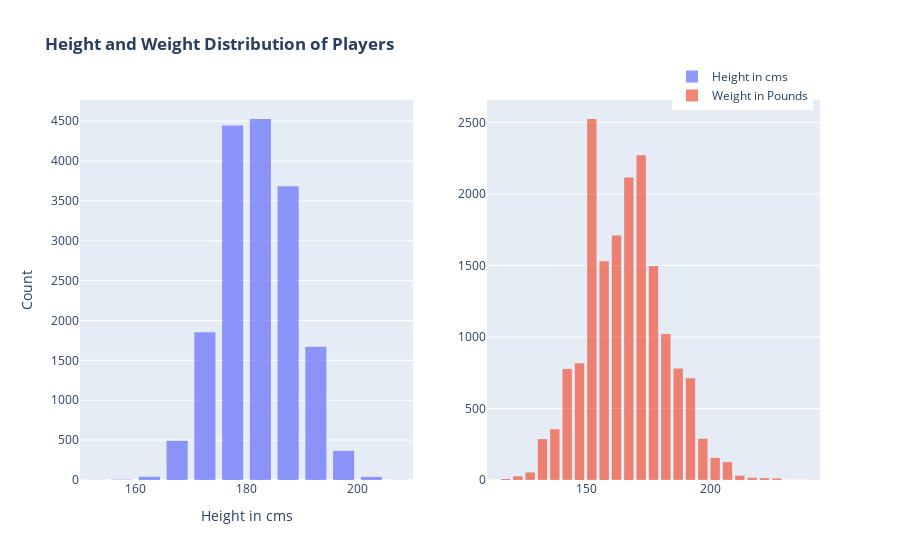

Source (notebook cell):
### Markdown cell above
Most players age lie in the range of 19 to 28
From the histogram of player's age distribution, we can infer the following:

- The majority of players are between 20 to 30 years old.
- The age distribution is skewed to the right, meaning that there are fewer players who are older than 30 years old.
- There are very few players who are older than 40 years old.

### Code cell
import plotly.graph_objs as go
from plotly.subplots import make_subplots
import plotly.offline as py

fig = make_subplots(rows=1, cols=2)

trace7a = go.Histogram(x=data['Height in Cms'], nbinsx=25, opacity=0.7, name='Height in cms')
trace7b = go.Histogram(x=data['Weight in Pounds'], nbinsx=30, opacity=0.7, name='Weight in Pounds')

fig.append_trace(trace7a, 1, 1)
fig.append_trace(trace7b, 1, 2)

fig.update_layout(title='<b>Height and Weight Distribution of Players</b>', showlegend=True,
                  bargap=0.05, bargroupgap=0.2, legend=dict(x=0.8, y=1.1), 
                  xaxis=dict(title='Height in cms'), yaxis=dict(title='Count'))

py.iplot(fig)

### Figure 1 — Plotly figure (JSON) as saved in the notebook; plotly's stock layout.template omitted (floating-point values rounded to 4 significant figures; data arrays with more than 128 entries replaced by an {"elided": "..."} marker saying what was removed)
{"data": [{"name": "Height in cms", "nbinsx": 25, "opacity": 0.7, "type": "histogram", "x": {"elided": "17125 float values"}, "xaxis": "x", "yaxis": "y"}, {"name": "Weight in Pounds", "nbinsx": 30, "opacity": 0.7, "type": "histogram", "x": {"elided": "17125 int values"}, "xaxis": "x2", "yaxis": "y2"}], "layout": {"bargap": 0.05, "bargroupgap": 0.2, "legend": {"x": 0.8, "y": 1.1}, "showlegend": true, "title": {"text": "<b>Height and Weight Distribution of Players</b>"}, "xaxis": {"anchor": "y", "domain": [0, 0.45], "title": {"text": "Height in cms"}}, "xaxis2": {"anchor": "y2", "domain": [0.55, 1]}, "yaxis": {"anchor": "x", "domain": [0, 1], "title": {"text": "Count"}}, "yaxis2": {"anchor": "x2", "domain": [0, 1]}}}
